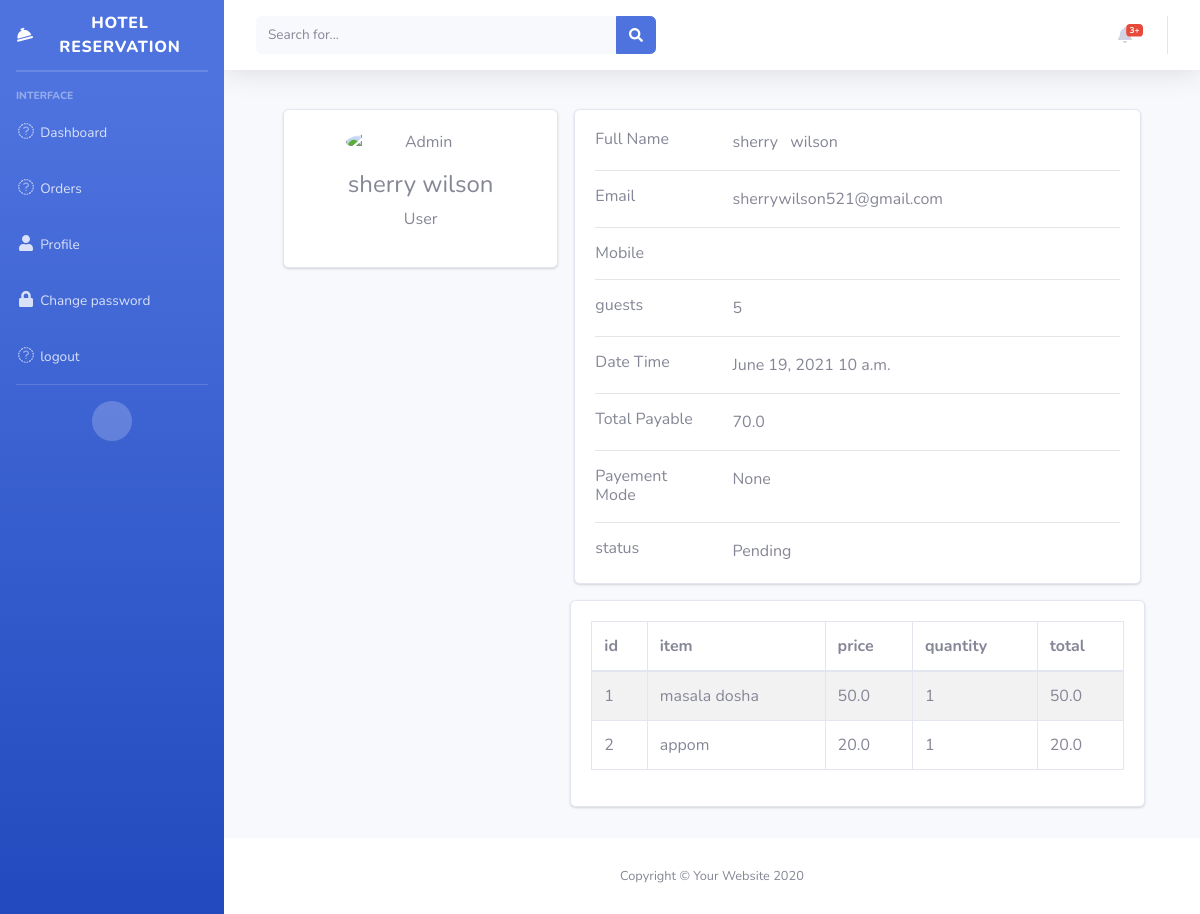
The app's page /orders/5aa93c349b8e460fb9d7644e05cc4b49/, older data.
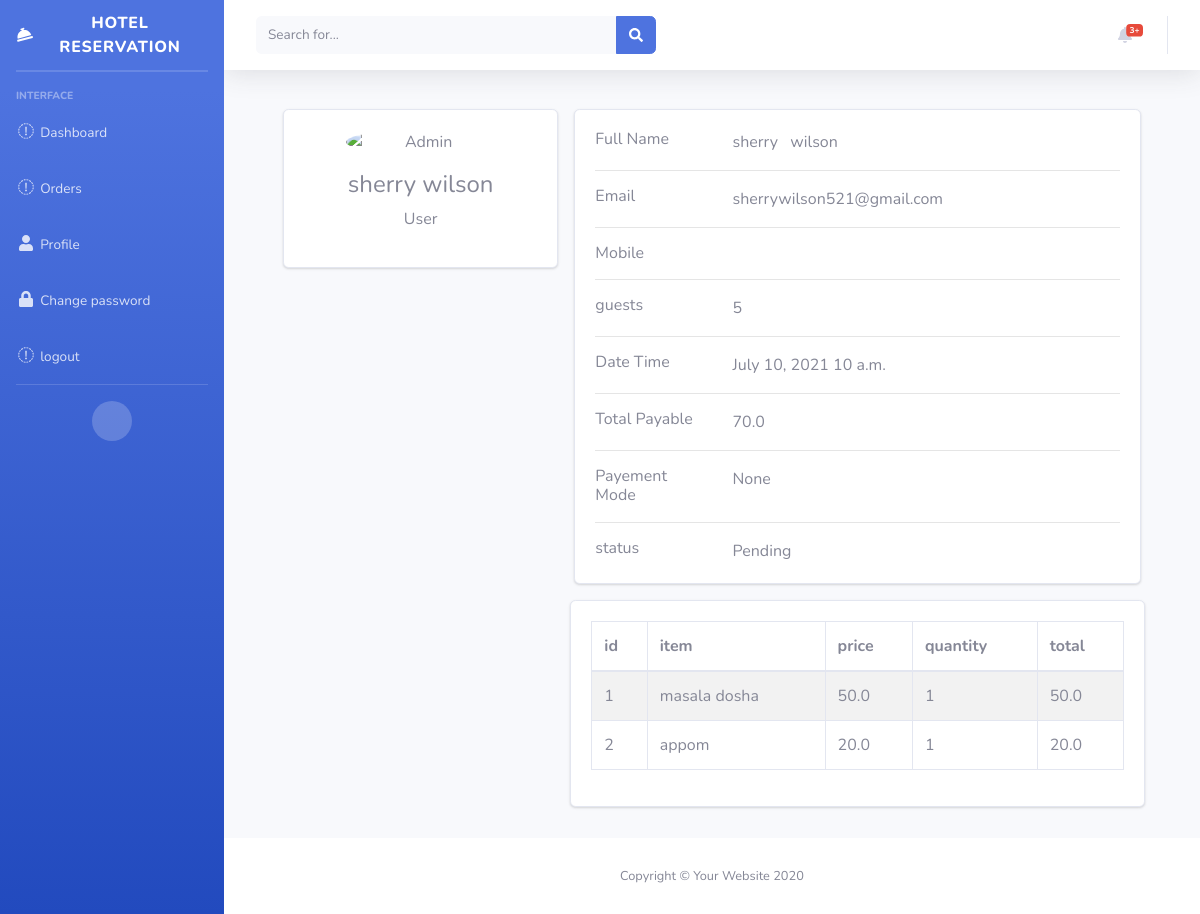
The same page, newer data.
### customer/models.py (models this page shows, shortened)
class Booking(models.Model):
    ORDER_STATUS = (('Pending', 'Pending'), ('Confirmed', 'Confirmed'),
                    ('Completed', 'Completed'), ('Cancelled', 'Cancelled'))
    id = models.UUIDField(primary_key=True, default=uuid.uuid4, editable=False)
    restaurant = models.ForeignKey(Restaurant, on_delete=models.DO_NOTHING)
    user = models.ForeignKey(User, on_delete=models.DO_NOTHING)
    order_status = models.CharField(
        max_length=10, choices=ORDER_STATUS, default='Pending')
    guest = models.IntegerField(validators=[MinValueValidator(1), ])
    date = models.DateField()
    time = models.TimeField()
    paymentmethod = models.CharField(max_length=100, null=True, blank=True)
    created_at = models.DateTimeField(auto_now=True, blank=True, null=True)
    def total_amount(self):
        _y = []
        _x = self.order_items.all()
        _y = [i.food.price*i.quantity for i in _x]
        return sum(_y)

class BookingItem(models.Model):
    order = models.ForeignKey(
        Booking, on_delete=models.CASCADE, related_name='order_items')
    food = models.ForeignKey(Item, on_delete=models.DO_NOTHING)
    quantity = models.IntegerField()
    def total(self):
        return self.food.price*self.quantity

### restaurant/models.py (models this page shows, shortened)
class Item(models.Model):
    name = models.CharField(max_length=50)
    price = models.FloatField()
    category = models.ForeignKey(
        Category, on_delete=models.CASCADE, related_name='items', blank=True, null=True)
    created_by = models.ForeignKey(User, on_delete=models.CASCADE)

### customer/views.py (the view)
# urls.py: path('orders/<pk>/', views.OrderDetailView.as_view(), name="order-detail"),
class OrderDetailView(DetailView):
    model = Booking
    template_name = "booking/detail.html"
    def get_object(self):
        _pk = self.kwargs.get('pk')
        print(_pk)
        return get_object_or_404(Booking, id=_pk)
    def get_context_data(self, **kwargs):
        context = super().get_context_data(**kwargs)
        pk = self.kwargs.get('pk')
        print(pk)
        return context

### customer/templates/booking/detail.html (shortened to what the changed rows need)
{% extends 'booking/basedetail.html' %} {% block body %}
<div class="container">
  <div class="main-body">
    <div class="row gutters-sm">
      <div class="col-md-4 mb-3">
        <div class="card">
          <div class="card-body">
            <div class="d-flex flex-column align-items-center text-center">
              <div class="mt-3">
                <h4>{{object.user.first_name}}&nbsp;{{object.user.last_name}}</h4>
                <p class="text-muted font-size-sm">
                  User
                </p>
              </div>
            </div>
          </div>
        </div>
      </div>
      <div class="col-md-8">
        <div class="card mb-3">
          <div class="card-body">
            <div class="row">
              <div class="col-sm-3">
                <h6 class="mb-0">Full Name</h6>
              </div>
              <div class="col-sm-9 text-secondary">{{object.user.first_name}} &nbsp; {{object.user.last_name}}</div>
            </div>
            <div class="row">
              <div class="col-sm-3">
                <h6 class="mb-0">Email</h6>
              </div>
              <div class="col-sm-9 text-secondary">{{object.user.email}}</div>
            </div>
            <div class="row">
              <div class="col-sm-3">
                <h6 class="mb-0">guests</h6>
              </div>
              <div class="col-sm-9 text-secondary">
                {{object.guest}}
              </div>
            </div>
            <div class="row">
              <div class="col-sm-3">
                <h6 class="mb-0">Date Time</h6>
              </div>
              <div class="col-sm-9 text-secondary">
                {{object.date}}&nbsp;{{object.time}}
              </div>
            </div>
            <div class="row">
              <div class="col-sm-3">
                <h6 class="mb-0">Total Payable</h6>
              </div>
              <div class="col-sm-9 text-secondary">{{object.total_amount}}</div>
            </div>
            <div class="row">
              <div class="col-sm-3">
                <h6 class="mb-0">Payement Mode</h6>
              </div>
              <div class="col-sm-9 text-secondary">{{object.paymentmethod}}</div>
            </div>
            <div class="row">
              <div class="col-sm-3">
                <h6 class="mb-0">status</h6>
              </div>
              <div class="col-sm-9 text-secondary">
                {{object.order_status}}
              </div>
            </div>
          </div>
        </div>
        <div class="row gutters-sm">
          <div class="col-sm-12 mb-3">
            <div class="card h-100">
              <div class="card-body">
                <div class="table-responsive">
                  <table class="table table-bordered table-striped table-hover">
                    <thead>
                      <tr>
                        <th>id</th>
                        <th>item</th>
                        <th>price</th>
                        <th>quantity</th>
                        <th>total</th>
                      </tr>
                    </thead>
                  </table>
                </div>
              </div>
            </div>
          </div>
        </div>
      </div>
    </div>
  </div>
</div>
{% endblock body %}

Row changes from the older to the newer data that the page shows:
changed Booking "None": date "June 19, 2021" → "July 10, 2021"
